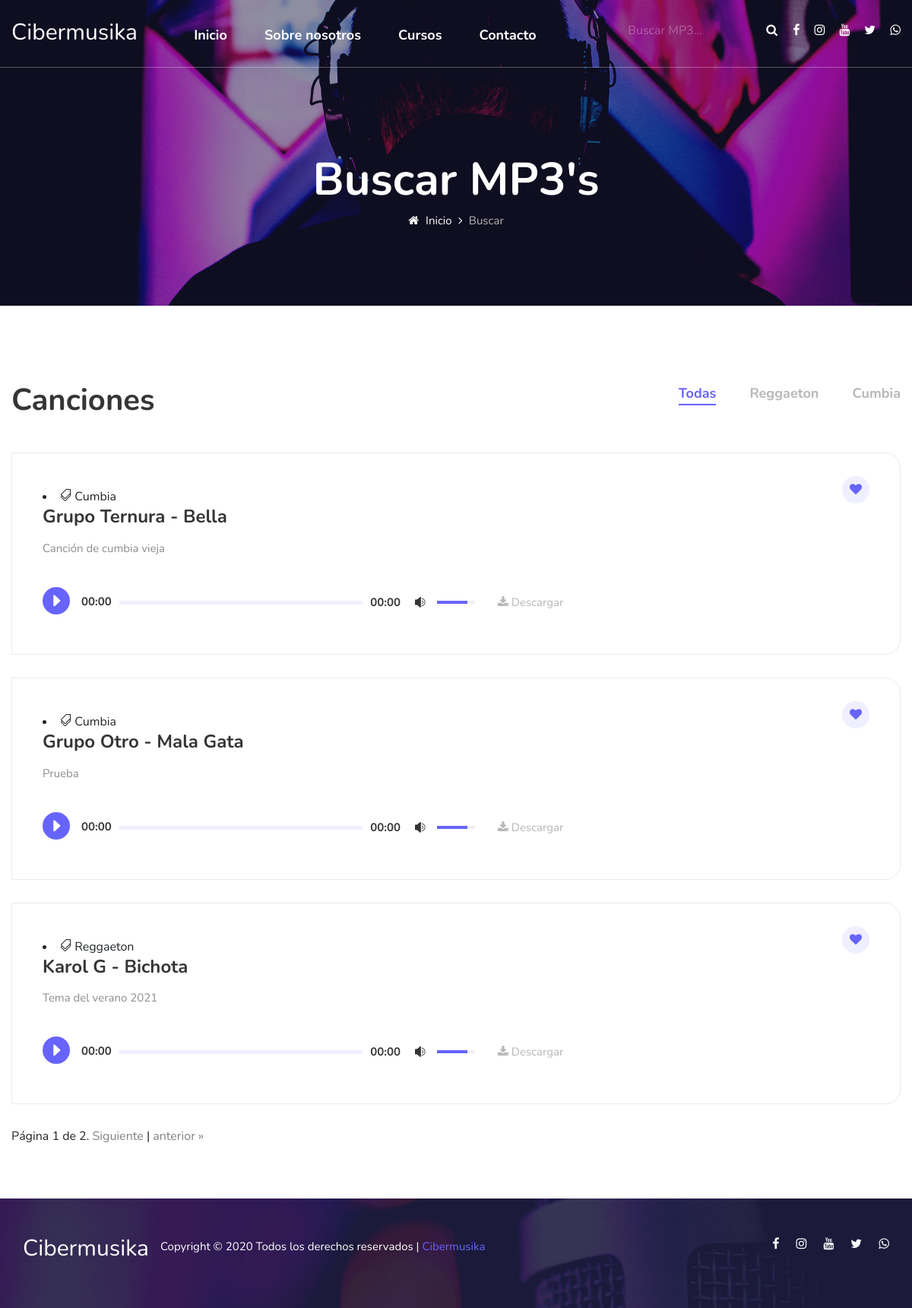
The page /buscar/ on the database its author committed.
### search/models.py (models this page shows, shortened)
class Categoria(models.Model):
    category = models.CharField(max_length=101)
    def __str__(self):
        return self.category
    class Meta:
        verbose_name = "Categoría"
        verbose_name_plural = "Categorías / Géneros"

class Musica(models.Model):
    titulo = models.CharField(max_length=200, verbose_name="Título")
    descripcion = models.TextField(null=True, blank=True, verbose_name="Descripción")
    categoria = models.ForeignKey(Categoria, on_delete=models.CASCADE, verbose_name="Category")
    link = models.TextField(verbose_name="Link del MP3")
    imagen = models.ImageField(verbose_name="Imagen")
    class Meta:
        verbose_name = "Canción"
        verbose_name_plural = "Canciones"

### search/views.py (the view)
# urls.py: path('', SearchView.as_view(), name="search"),
class SearchView(ListView):
    template_name = 'search/search.html'
    paginate_by = 3
    model = Musica
    context_object_name = 'todo'
    def dispatch(self, request, *args, **kwargs):
        if request.GET.get('cancion'):
            return redirect(reverse('filterview', kwargs={"cancion": request.GET.get('cancion')}))
        return super(SearchView, self).dispatch(request, *args, **kwargs)

### core/processors.py (called while the page is built)
def ctx_dict(request):
    redes = RedSocial.objects.all().first()
    return {'facebook':redes.facebook,
             'twitter':redes.twitter,
             'instagram':redes.instagram,
             'youtube':redes.youtube,
             'whatsapp':redes.whatsapp}

### search/processors.py (called while the page is built)
def ctx_dict(request):
    return {"categorias": Categoria.objects.all()}

### search/templates/search/search.html (shortened to what this page needs)
{% extends 'core/base.html' %}
{% load static %}
{% block breadcrumb %}
    <section class="breadcrumb-option normal-breadcrumb spad set-bg" data-setbg="{% static 'core/img/breadcrumb-bg.jpg' %}">
        <div class="container">
            <div class="row">
                <div class="col-lg-12">
                    <div class="breadcrumb__text">
                        <h2>Buscar MP3's</h2>
                        <div class="breadcrumb__links">
                            <a href="{% url 'index' %}"><i class="fa fa-home"></i> Inicio</a>
                            <span>Buscar</span>
                        </div>
                    </div>
                </div>
            </div>
        </div>
    </section>
{% endblock %}
{% block podcast %}
<section class="podcast spad">
    <div class="container">
        <div class="podcast__top">
            <div class="row">
                <div class="col-lg-5 col-md-5">
                    <h2>Canciones</h2>
                </div>
                <div class="col-lg-7 col-md-7">
                    <ul class="filter__controls">
                        <li class="active" data-filter="*">Todas</li>
                        {% for categoria in categorias %}
                        <li data-filter=".{{ categoria }}">{{ categoria }}</li>
                        {% endfor %}
                    </ul>
                </div>
            </div>
        </div>
        <div class="row podcast-filter">
        {% if is_paginated %}
        {% for cancion in todo %}
            <div class="col-lg-12 mix {{ cancion.categoria }}">
                <div class="podcast__item">
                    <div class="podcast__item__text">
                        <a href="#" class="heart-icon"><i class="fa fa-heart"></i></a>
                            <li><span class="icon_tags_alt"></span> {{ cancion.categoria }} </li>
                        <h4>{{ cancion.titulo }}</h4>
                        <p>{{ cancion.descripcion }}</p>
                        <div class="track__option">
                            <div class="jp-audio jp_container-{{ cancion.id }}" role="application" aria-label="media player">
                                <div class="jp-gui jp-interface">
                                    <div class="player_controls_box">
                                        <button class="jp-play player_button" tabindex="0"></button>
                                    </div>
                                    <div class="player_bars">
                                        <div class="jp-progress">
                                            <div class="jp-seek-bar">
                                                <div>
                                                    <div class="jp-play-bar">
                                                        <div class="jp-current-time" role="timer" aria-label="time">
                                                        </div>
                                                    </div>
                                                </div>
                                            </div>
                                        </div>
                                        <div class="jp-duration ml-auto" role="timer" aria-label="duration">00:00
                                        </div>
                                    </div>
                                    <div class="jp-volume-controls">
                                        <button class="jp-mute" tabindex="0"><span
                                                class="icon_volume-high"></span></button>
                                        <div class="jp-volume-bar">
                                            <div class="jp-volume-bar-value" style="width: 0%;"></div>
                                        </div>
                                    </div>
                                </div>
                                <div class="jp-btns">
                                    <a href="{{ cancion.link }}"><i class="fa fa-download"></i> Descargar</a>
                                </div>
                            </div>
                        </div>
                    </div>
                </div>
            </div>
            {% endfor %}
        {% endif %}
        </div>
{% if is_paginated %}
<div class="pagination">
    <span class="step-links">
        <span class="current">
            Página {{ page_obj.number }} de {{ page_obj.paginator.num_pages }}.
        </span>
        {% if page_obj.has_next %}
            <a href="?page={{ page_obj.next_page_number }}" style="color:grey">Siguiente </a> |
            <a href="?page={{ page_obj.paginator.num_pages }}" style="color:grey">anterior &raquo;</a>
        {% endif %}
    </span>
</div>
{% endif %}
    </div>
</section>
{% endblock %}

### rows shown on the page
Categoria: category "Reggaeton"
Categoria: category "Cumbia"
Musica: categoria "Cumbia", titulo "Grupo Ternura - Bella", descripcion "Canción de cumbia vieja"
Musica: categoria "Cumbia", titulo "Grupo Otro - Mala Gata", descripcion "Prueba"
Musica: categoria "Reggaeton", titulo "Karol G - Bichota", descripcion "Tema del verano 2021"

### other values the page prints
{{ page_obj.number }} "1"
{{ page_obj.paginator.num_pages }} "2"
